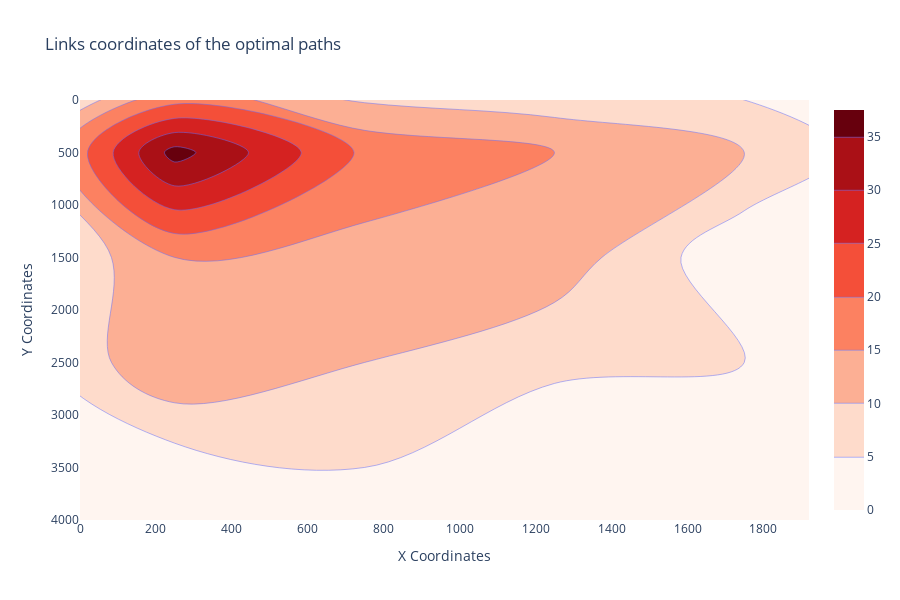

Source (notebook cell):
### Code cell
plot_coordinates_distribution(links_coords_optimal, "Links coordinates of the optimal paths")

### Figure 1 — Plotly figure (JSON) as saved in the notebook; plotly's stock layout.template omitted (floating-point values rounded to 4 significant figures; data arrays with more than 128 entries replaced by an {"elided": "..."} marker saying what was removed)
{"data": [{"colorscale": [[0, "rgb(255,245,240)"], [0.125, "rgb(254,224,210)"], [0.25, "rgb(252,187,161)"], [0.375, "rgb(252,146,114)"], [0.5, "rgb(251,106,74)"], [0.625, "rgb(239,59,44)"], [0.75, "rgb(203,24,29)"], [0.875, "rgb(165,15,21)"], [1, "rgb(103,0,13)"]], "contours": {"coloring": "fill"}, "hovertemplate": "X Coordinates=%{x}<br>Y Coordinates=%{y}<br>count=%{z}<extra></extra>", "legendgroup": "", "line": {"color": "#636efa"}, "name": "", "showlegend": false, "type": "histogram2dcontour", "x": {"elided": "197 int values"}, "xaxis": "x", "xbingroup": "x", "y": {"elided": "197 int values"}, "yaxis": "y", "ybingroup": "y"}], "layout": {"height": 600, "legend": {"tracegroupgap": 0}, "title": {"text": "Links coordinates of the optimal paths"}, "xaxis": {"anchor": "y", "domain": [0, 1], "range": [0, 1920], "title": {"text": "X Coordinates"}}, "yaxis": {"anchor": "x", "domain": [0, 1], "range": [4000, 0], "title": {"text": "Y Coordinates"}}}}
